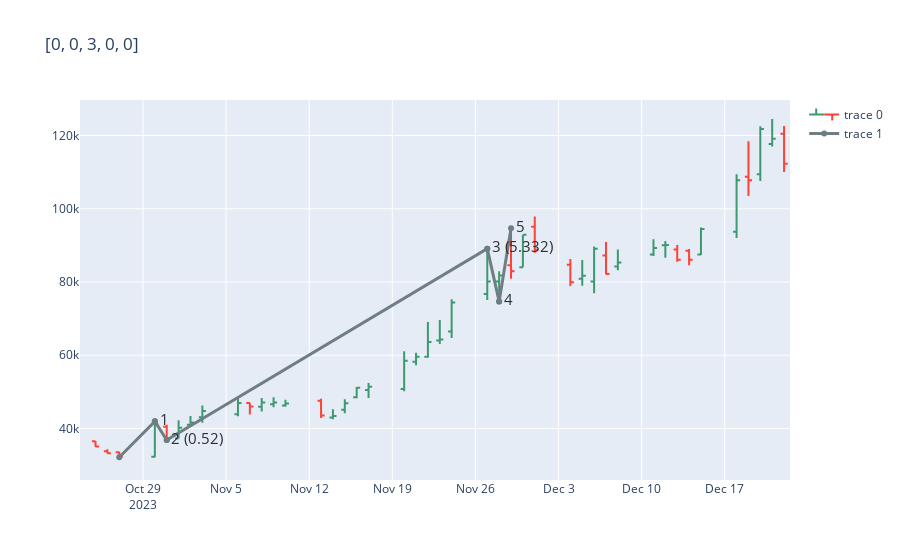
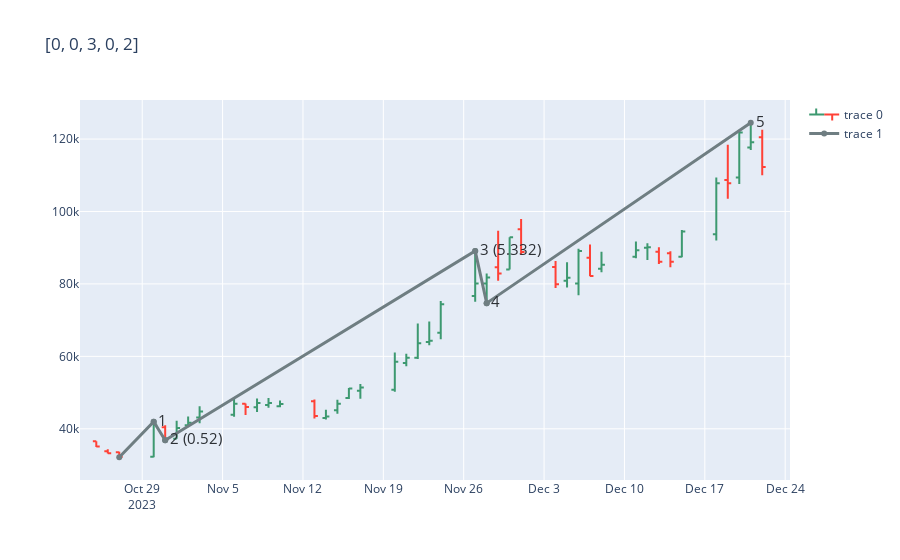
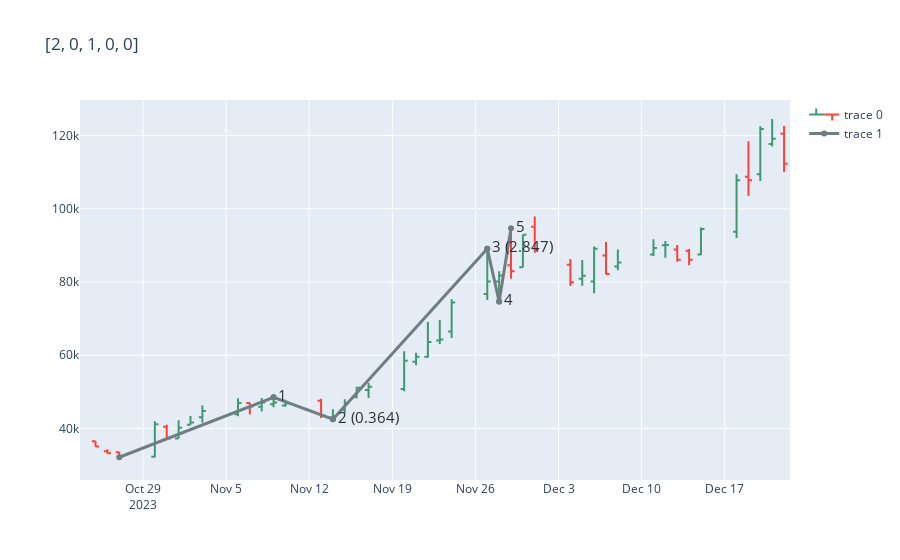
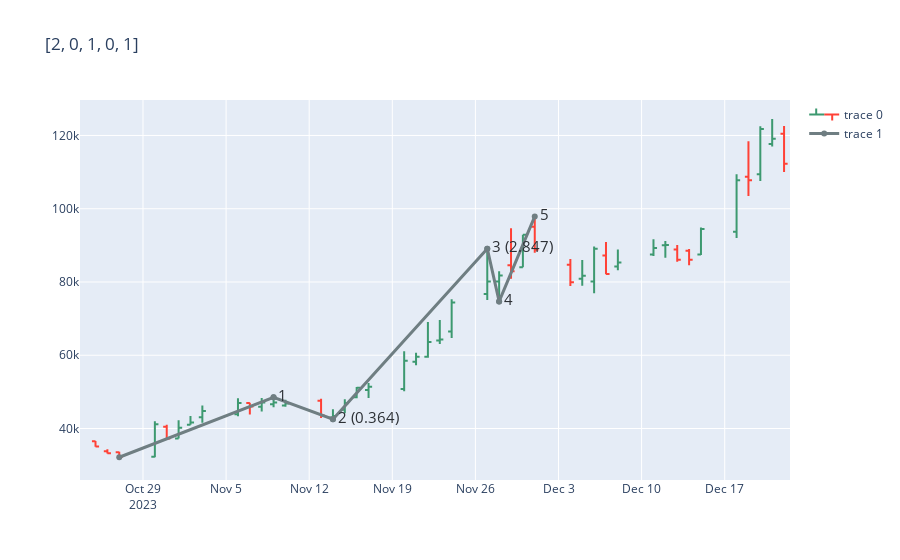

The notebook cell these images were saved under, in order:
### Code cell
from __future__ import annotations
import FinanceDataReader as fdr
from models.WavePattern import WavePattern
from models import WaveRules
from models.WaveAnalyzer import WaveAnalyzer
from models.WaveOptions import WaveOptionsGenerator5, WaveOptionsGeneratorCustom5
from models.helpers import plot_pattern
import pandas as pd
import numpy as np

import importlib

importlib.reload(WaveRules)

# df = pd.read_csv(r"data/btc-usd_1d.csv")
# df


df = fdr.DataReader("454910", "2023-10-25", "2023-12-23").reset_index()[
    ["Date", "Open", "High", "Low", "Close"]
]

idx_start = np.argmin(np.array(list(df["Low"])))

wa = WaveAnalyzer(df=df, verbose=False)
wave_options_impulse = WaveOptionsGeneratorCustom5(
    up_to=5
)  # generates WaveOptions up to [15, 15, 15, 15, 15]

# impulse = Impulse("impulse")
# leading_diagonal = LeadingDiagonal("leading diagonal")
# correction = Correction("correction")
# tdwave = TDWave("TD Wave")
impulse_custom = WaveRules.ImpulseCustom("impulse_custom")
# rules_to_check = [impulse, leading_diagonal, correction, tdwave]
rules_to_check = [impulse_custom]

print(f"Start at idx: {idx_start}")
print(f"will run up to {wave_options_impulse.number / 1e6}M combinations.")

# set up a set to store already found wave counts
# it can be the case, that 2 WaveOptions lead to the same WavePattern.
# This can be seen in a chart, where for example we try to skip more maxima as there are. In such a case
# e.g. [1,2,3,4,5] and [1,2,3,4,10] will lead to the same WavePattern (has same sub-wave structure, same begin / end,
# same high / low etc.
# If we find the same WavePattern, we skip and do not plot it

wavepatterns_up = set()

# loop over all combinations of wave options [i,j,k,l,m] for impulsive waves sorted from small, e.g.  [0,1,...] to
# large e.g. [3,2, ...]
for new_option_impulse in wave_options_impulse.options_sorted:
    waves_up = wa.find_impulsive_wave(
        idx_start=idx_start, wave_config=new_option_impulse.values
    )
    # print(new_option_impulse)
    if waves_up:
        wavepattern_up = WavePattern(waves_up, verbose=True)

        for rule in rules_to_check:
            if wavepattern_up.check_rule(rule):
                if wavepattern_up in wavepatterns_up:
                    print("SKIPPING")
                    continue
                else:
                    wavepatterns_up.add(wavepattern_up)
                    print(f"{rule.name} found: {new_option_impulse.values}")
                    fig = plot_pattern(
                        df=df,
                        wave_pattern=wavepattern_up,
                        title=str(new_option_impulse),
                    )
                    if fig:
                        fig.show()
            # else:
            # plot_pattern(
            #     df=df,
            #     wave_pattern=wavepattern_up,
            #     title=str(new_option_impulse),
            # )
